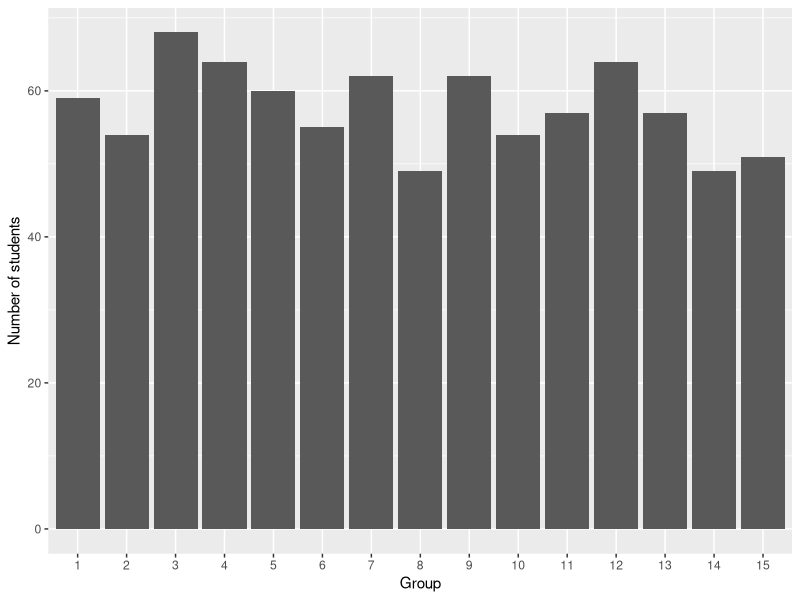
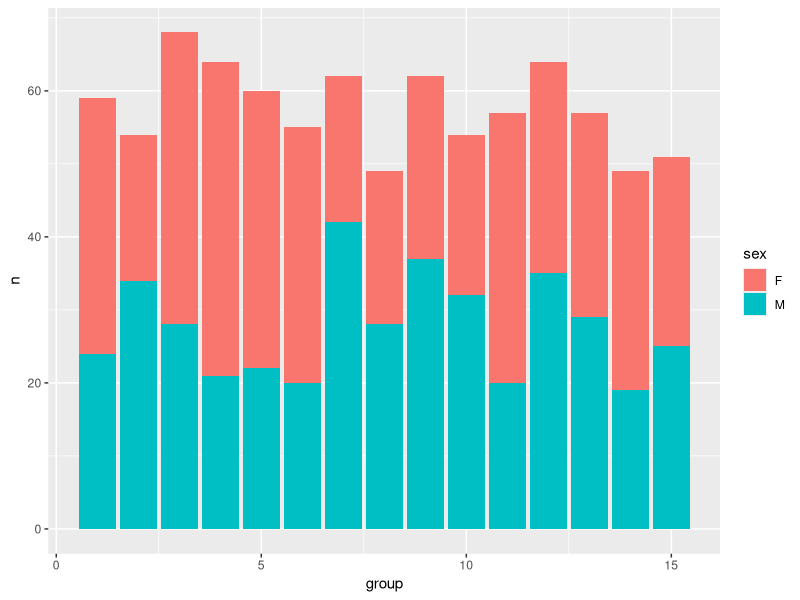
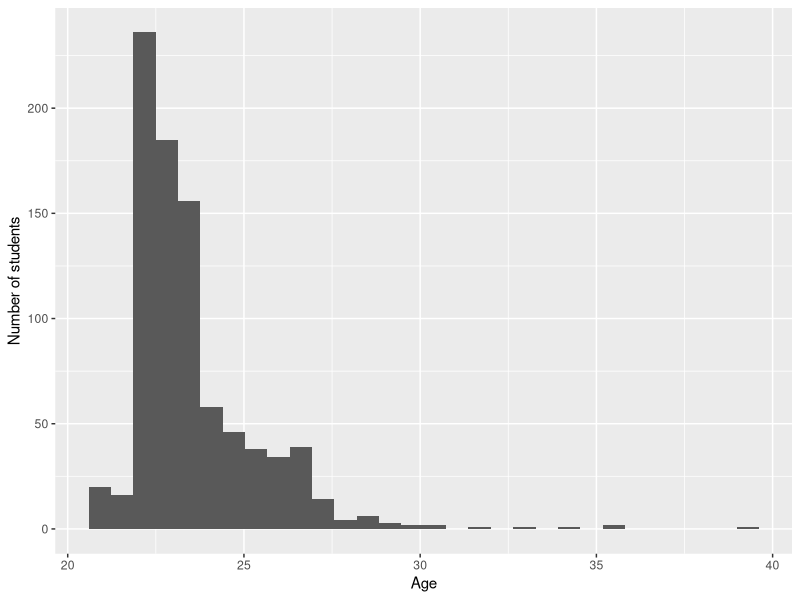

Write R code to recreate these figures, in order.
## ---- chunk 1
library(readr)
library(here)
courses <- read_csv(here("courses.csv"), show_col_types = FALSE)
## ---- chunk 2
library(dplyr)
library(knitr)

courses |> 
  rename(
    course_name = course,
    identifier = course_id,
    number_of_exams = nb_grades
  ) |> 
  arrange(course_name) |> 
  kable()
## ---- chunk 3

students <- read_csv(here("students.csv"),show_col_types = FALSE) |>
  mutate(
    birth_date = as.Date(birth_date),
    sex = factor(sex)
  )

birth_date_class <- class(students$birth_date)
sex_class <- class(students$sex)

students |>
  slice_head(n = 5) |>
  kable()
## ---- chunk 4
library(readr)

grades <- read_delim(
  "grades.csv",
  delim = "|",
  na = "$",
  show_col_types = FALSE
)


## ---- chunk 5
library(dplyr)
library(ggplot2)

students |>
  count(group, name = "nb_students") |>
  ggplot(aes(x = factor(group), y = nb_students)) +
  geom_col() +
  labs(x = "Group", y = "Number of students")
## ---- chunk 6

students |>
  count(group, sex) |>
  ggplot(aes(x = group, y = n, fill = sex)) +
  geom_col()
## ---- chunk 7
library(lubridate)

students |>
  mutate(age = time_length(today() - birth_date, unit = "year")) |>
  ggplot(aes(x = age)) +
  labs(x = "Age", y = "Number of students") +
  geom_histogram()
## ---- chunk 8
median_age <- students |>
  mutate(age = time_length(today() - birth_date, unit = "year")) |>
  group_by(group) |>
  summarise(median_age = round(median(age)))

median_age |>
  kable()
## ---- chunk 9
oldest <- students |>
  mutate(age = round(time_length(today() - birth_date, unit = "year"))) |>
  group_by(group) |>
  filter(age == max(age)) |>
  ungroup() |>
  arrange(desc(age)) |>
  select(id, group, sex, age)

oldest |>
  kable()
